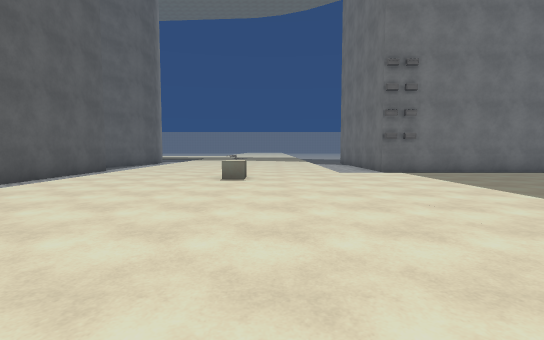
[1] (above)

17 first-person views from a walk through a 3-D level made in the Unity game engine. The camera is 1.3 m above the floor, tilts 4° down and sees 85° across. The floor is counted in squares, 2 m on a side. Each view is taken from the middle of a square. On the plan, view 1 faces up. The plan holds only what a view shows up to about 9 squares ahead; the rest is blank. The place goes on beyond the plan. The player character is not drawn. Some surface patterns are stand-ins.

[2]
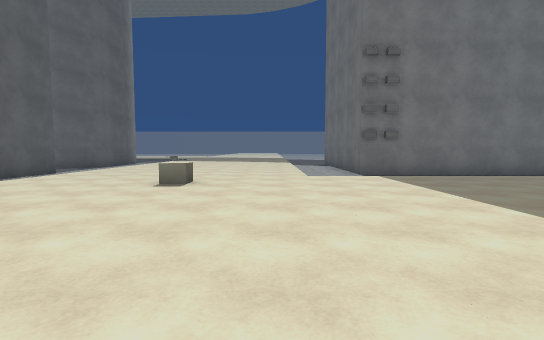

[3]
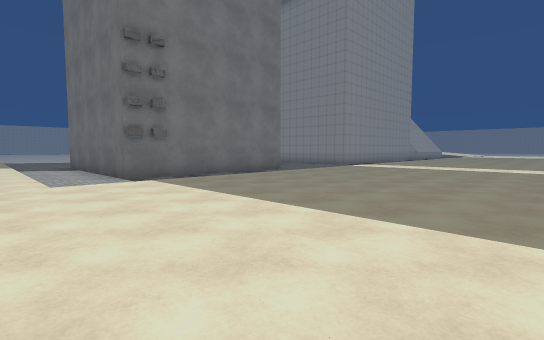

[4]
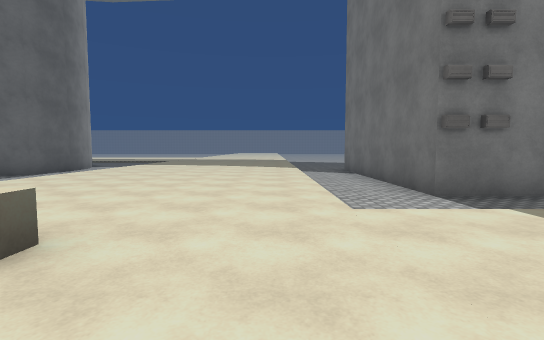

[5]
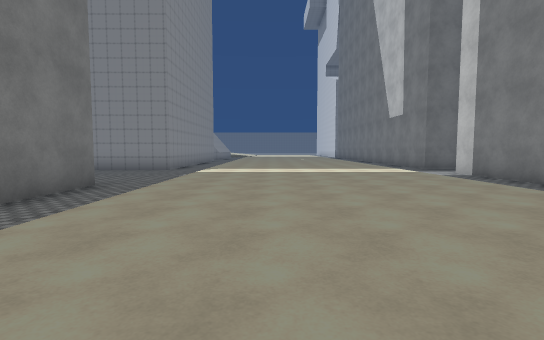

[6]
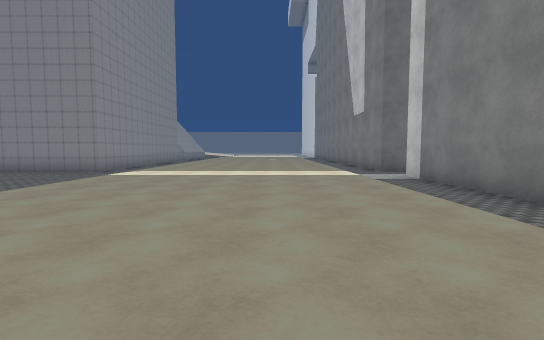

[7]
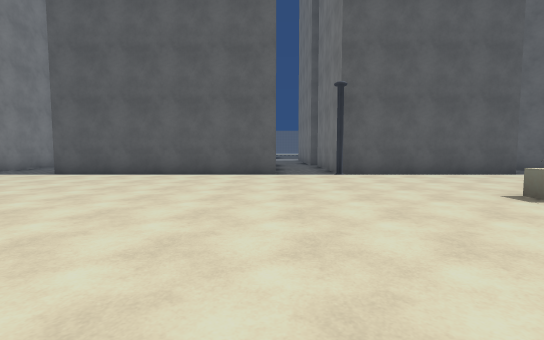

[8]
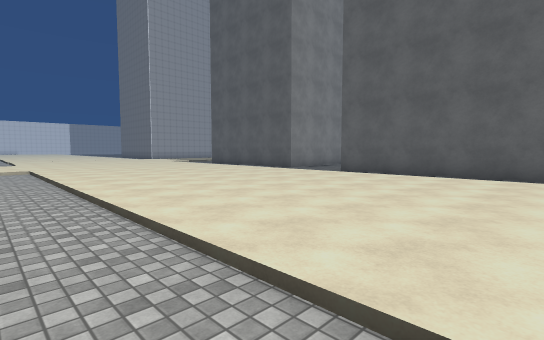

[9]
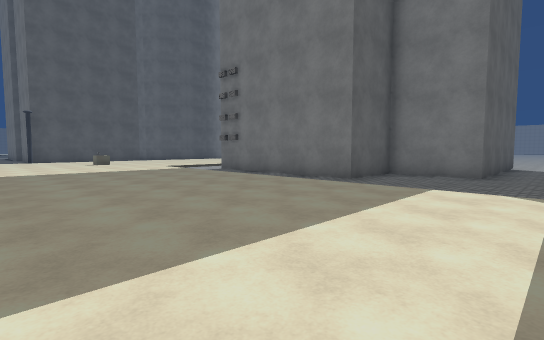

[10]
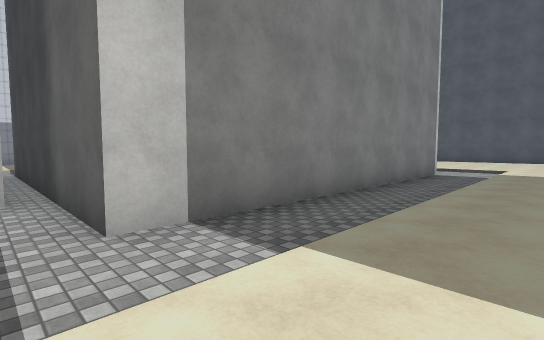

[11]
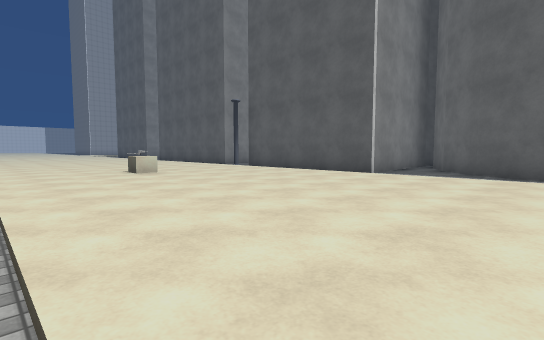

[12]
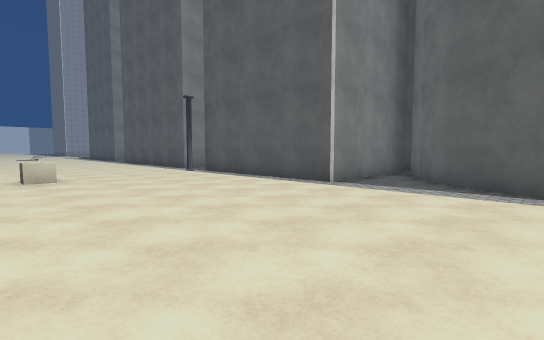

[13]
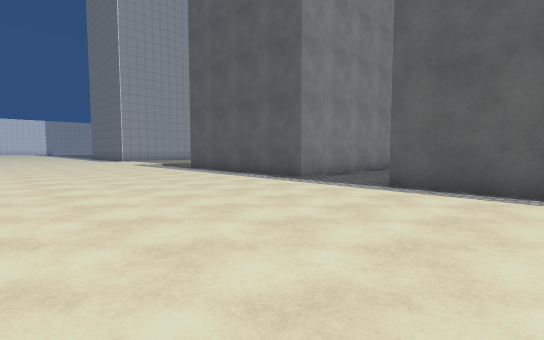

[14]
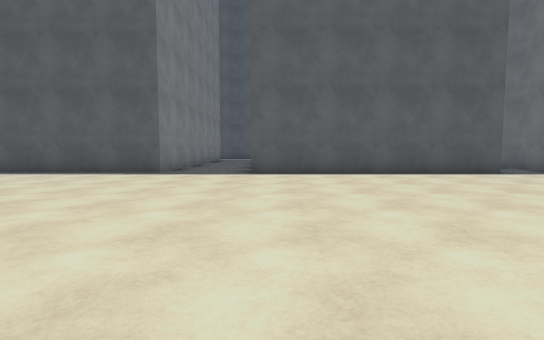

[15]
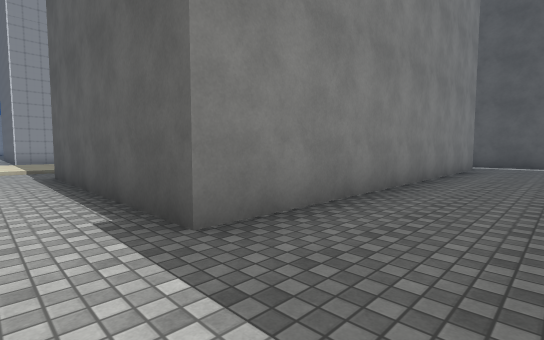

[16]
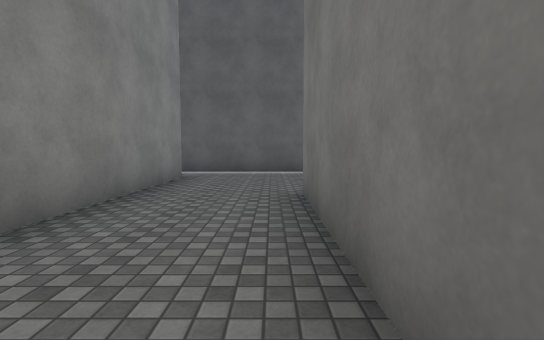

[17]
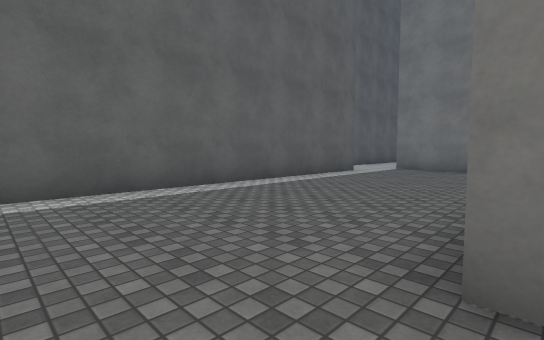

### Floor plan
Key: @ floor where view 1 was taken; # wall or solid block; . main floor; - floor 0.25 m lower than the main floor; / step, stairs or slope; C cube; O other object.
Columns run from 18 left of view 1 to 13 right of it. Each row starts with its distance up from view 1.
 14            ##-....../-#      #-
 13            #--....../-#      #--
 12           ##--....../-#    ###--
 11          ##---....../-#    #----
 10          ####-....../-######----
  9             #-....../-----------
  8             #-......////////////
  7             #-..OCO.............
  6             #-..................
  5   ##       ##-..................
  4  ---       -- ..................
  3 #---        # ..................
  2 #----       # ..................
  1 #----       #-....../-----------
  0 #----       #-....@./-#########-
 -1 #----       #-....../-        #-
 -2 #----       #-....../-        ##
 -3 #----####   #-....../-        #
 -4 #-------------....../-        #
 -5 #-------------....../-        #
 -6 #--#########--....../-        #
 -7 #          ##-....../-        #
 -8             #-....../-
 -9             #-....../
-10             #-.....
-11             #- ....

Positions as (right, up) in squares from view 1, and headings:
1: (0, 0), facing up
2: (1, 1), facing up
3: (1, 2), facing up-right
4: (1, 5), facing up
5: (3, 6), facing right
6: (4, 4), facing right
7: (3, 3), facing left
8: (3, 2), facing down-left
9: (13, 3), facing up-left
10: (13, 3), facing down-left
11: (2, 14), facing down-left
12: (0, 14), facing down-left
13: (0, -1), facing down-left
14: (2, -3), facing left
15: (-5, -4), facing down-left
16: (-9, -4), facing left
17: (-13, -5), facing up-left
